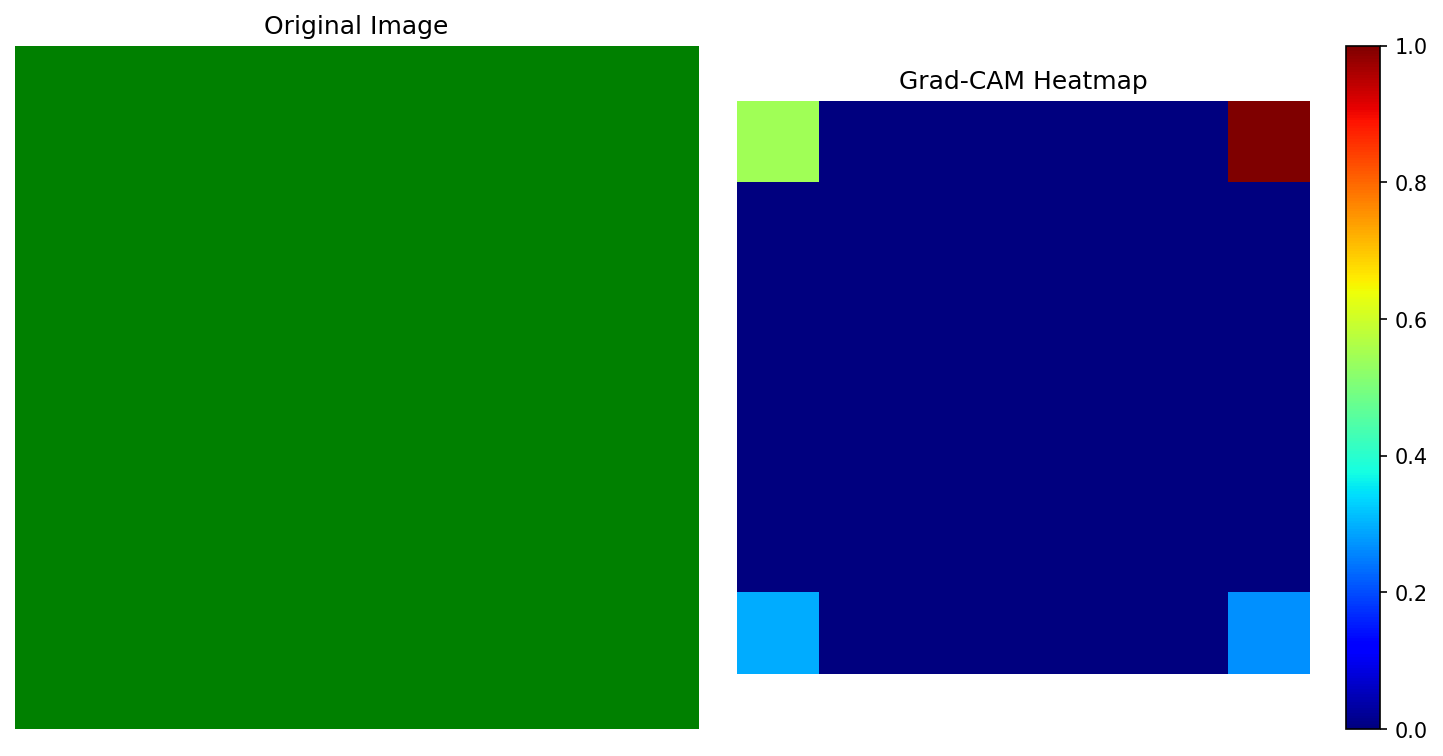

Write Python code to recreate this figure.
#!/usr/bin/env python3
"""
Test heatmap generation
"""

import torch
import numpy as np
from PIL import Image
import matplotlib.pyplot as plt
import cv2
from src.efficientnet_b0_model import EfficientNetB0LeafClassifier

def test_heatmap():
    """Test heatmap generation"""
    print("🔄 Testing heatmap generation...")
    
    # Load model
    model = EfficientNetB0LeafClassifier(num_classes=38)
    checkpoint = torch.load('models/model_best_efficientnet.pt', map_location='cpu', weights_only=False)
    
    if 'model_state_dict' in checkpoint:
        state_dict = checkpoint['model_state_dict']
    else:
        state_dict = checkpoint
    
    model.load_state_dict(state_dict, strict=False)
    model.eval()
    
    print("✅ Model loaded successfully!")
    
    # Create a dummy image
    dummy_image = Image.new('RGB', (224, 224), color='green')
    
    # Test feature extraction
    try:
        from src.feature_extraction import extract_features_and_explain
        
        # Get class names
        class_names = checkpoint.get('classes', [f'Class_{i}' for i in range(38)])
        
        # Extract features
        result = extract_features_and_explain(model, dummy_image, class_names)
        
        print("✅ Feature extraction successful!")
        print(f"📊 Predicted class: {result['predicted_class']}")
        print(f"📊 Confidence: {result['confidence']:.4f}")
        print(f"📊 Heatmap shape: {result['heatmap'].shape}")
        print(f"📊 Regions found: {len(result['regions_info'])}")
        
        # Test heatmap visualization
        heatmap = result['heatmap']
        print(f"📊 Heatmap min: {heatmap.min():.4f}, max: {heatmap.max():.4f}")
        
        # Create visualization
        fig, axes = plt.subplots(1, 2, figsize=(10, 5))
        
        # Original image
        axes[0].imshow(dummy_image)
        axes[0].set_title('Original Image')
        axes[0].axis('off')
        
        # Heatmap
        im = axes[1].imshow(heatmap, cmap='jet')
        axes[1].set_title('Grad-CAM Heatmap')
        axes[1].axis('off')
        plt.colorbar(im, ax=axes[1])
        
        plt.tight_layout()
        plt.savefig('test_heatmap.png', dpi=150, bbox_inches='tight')
        print("✅ Heatmap saved as test_heatmap.png")
        
        return True
        
    except Exception as e:
        print(f"❌ Error in feature extraction: {e}")
        import traceback
        traceback.print_exc()
        return False

if __name__ == "__main__":
    success = test_heatmap()
    if success:
        print("🎉 Heatmap test completed successfully!")
    else:
        print("❌ Heatmap test failed!")
